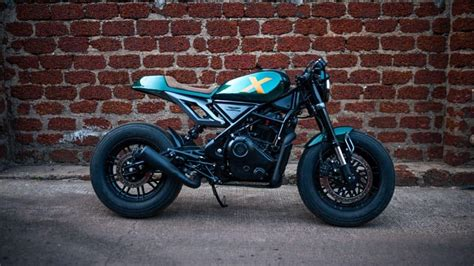
#> input picture day4/image.jpg, 474 x 266 px
$ python geometric_transformtions.py
#> lines starting #> are read from the running program, lines starting #| are printed output that depends on the picture
import cv2
import numpy as np
import matplotlib.pyplot as plt

img = cv2.imread("image.jpg")
#> img is the input picture: shape (266, 474, 3); mean B, G, R 67.8, 63.1, 70.3

resized = cv2.resize(img, (200,200))
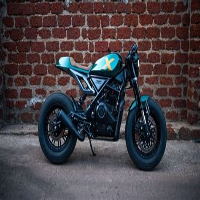
#> resized: shape (200, 200, 3); mean B, G, R 67.7, 63, 70.3
flipped = cv2.flip(img, 1)
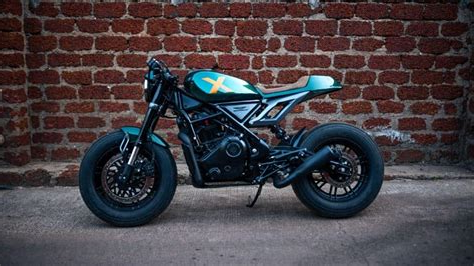
#> flipped: shape (266, 474, 3); mean B, G, R 67.8, 63.1, 70.3
rotated = cv2.rotate(img, cv2.ROTATE_90_CLOCKWISE)
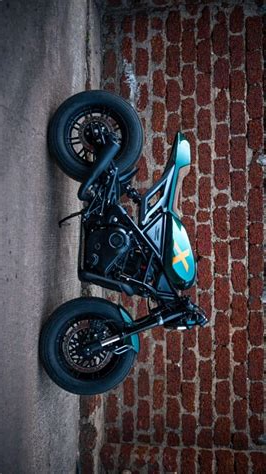
#> rotated: shape (474, 266, 3); mean B, G, R 67.8, 63.1, 70.3

titles = ["Original", "Resized", "Flipped", "Rotated"]
images = [img, resized, flipped, rotated]
for i in range(4):
    plt.subplot(2,2,i+1), plt.imshow(images[i]), plt.title(titles[i])
    plt.axis("off")
plt.show()
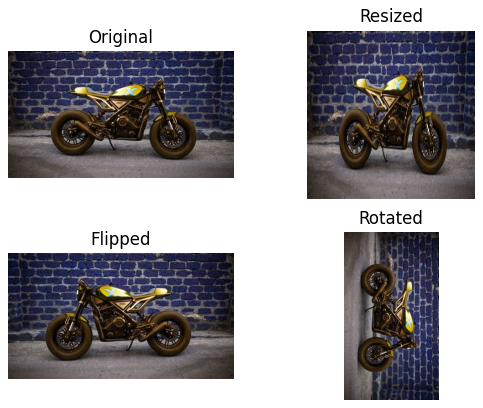
#> figure drawn by matplotlib, 4 panels; B, G, R data is drawn as R, G, B
